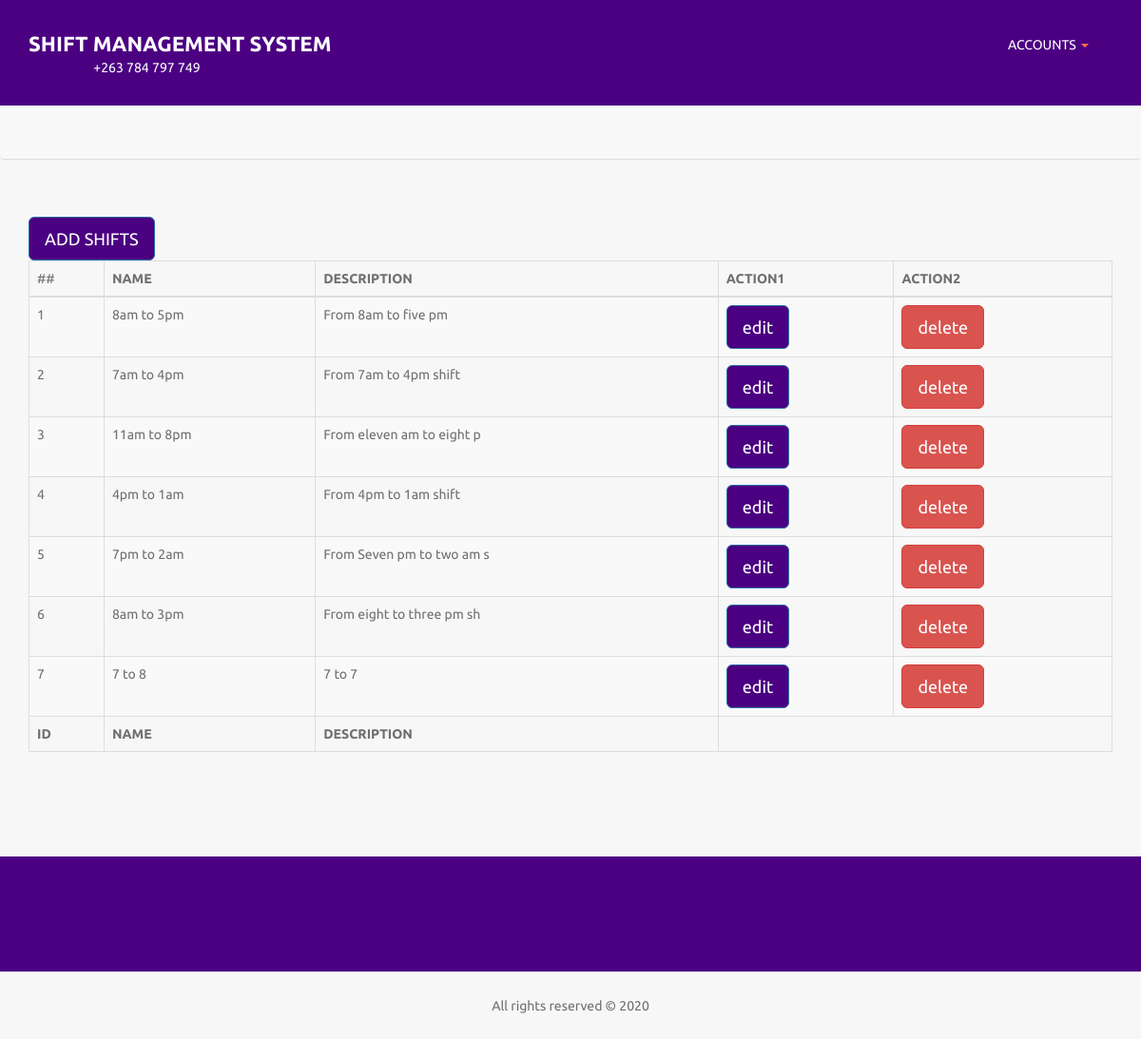
Screenshot of /shiftrecords/ with the database file from the repository.
### employee/models.py (models this page shows)
class Shifts(models.Model):
    name=models.CharField(max_length=25,default='')
    description=models.CharField(max_length=25,default='')
    class Meta:
        def __str__(self):
            return self.name

### employee/views.py (the view)
# urls.py: url(r'shiftrecords/',views.shiftrecords,name="shiftrecords"),
def shiftrecords(request):
    if request.method=="GET":
        shiftrecords=Shifts.objects.all()
        context={
            'shifts':shiftrecords
        }
        return render(request, 'employee/shiftrecords.html', context)

### employee/templates/employee/shiftrecords.html
{% extends 'base.html'%}
{% load static %}
{% load crispy_forms_tags %}
{% block content %}
 {% if shifts %}
    <div class="avt-post-wrapper section">
        <div class="container">
             <td><a href="{% url 'post-shiftrecords'%}" class="btn btn-primary btn-lg" style="background-color:indigo;">ADD SHIFTS</a></td>
        </div>
        <div class="container">
            <table id="example" class="table table-striped table-bordered" style="width:100%">
                <thead class="bg-secondary">
                    <tr>
                <td>##</td>
                <th>NAME</th>
                <th>DESCRIPTION</th>
                <th>ACTION1</th>
                     <th>ACTION2</th>
                    </tr>
                </thead>
                <tbody>
                  {% for shift in shifts%}
                  <tr>
                    <td>{{ shift.id }}</td>
                    <td>{{ shift.name }}</td>
                    <td>{{ shift.description }}</td>
                    <td><a href="{% url 'home'%}" class="btn btn-primary btn-lg" style="background-color:indigo;">edit</a></td>
                    <td><a href="{% url 'home'%}" class="btn btn-danger btn-lg">delete</a></td>
                </tr>
                  {% endfor %}
                </tbody>
                <tfoot>
                    <tr>
                        <th>ID</th>
                        <th>NAME</th>
                        <th>DESCRIPTION</th>
                    </tr>
                </tfoot>
            </table>
        </div>
    </div>
        {% else %}
            <strong>No shifts yet</strong>
        {% endif %}
{%endblock%}

### templates/base.html (shortened to what this page needs)
{% load static %}
<!DOCTYPE html>
<html lang="en">
<head>
  <link rel="stylesheet" href="https://maxcdn.bootstrapcdn.com/bootstrap/3.3.6/css/bootstrap.min.css"
>
  <link rel="stylesheet" href="https://cdnjs.cloudflare.com/ajax/libs/font-awesome/4.5.0/css/font-awesome.min.css">
  <link rel="stylesheet" href="https://cdnjs.cloudflare.com/ajax/libs/animate.css/3.5.1/animate.css"
 />
  <link rel="stylesheet" href="https://cdnjs.cloudflare.com/ajax/libs/owl-carousel/1.3.3/owl.carousel.css">
  <link rel="stylesheet" href="https://cdn.datatables.net/1.10.21/css/dataTables.bootstrap.min.css">
</head>
<body>
  {% include 'nav.html'%}
  {% block content %}
  {% endblock%}
  <footer id="footer">
    <div class="footer-top section">
      <div class="container">
        <div class="row">
          <div class="col-sm-4">
          </div>
        </div>
      </div>
    </div>
    <div class="footer-bottom clearfix">
      <div class="container">
        <div class="row">
          <div class="col-sm-12">
            <p align="center">All rights reserved &copy; 2020 </p>
          </div>
        </div>
      </div>
    </div>
  </footer>
</body>
</html>

### templates/nav.html (shortened to what this page needs)
<header id="header" class="clearfix">
  <nav class="navbar navbar-default">
    <div class="topbar">
      <div class="container">
        <div class="row">
          <div class="col-sm-4">
            <ul class="list-inline">
            <li>
                  <strong
                    ><a href="{% url 'employees'%}"
                       style="font-size:22px;">SHIFT MANAGEMENT SYSTEM</a
                    ></strong
                  >
                </li>
              <li>
                <span style="color: white !important"
                  ><i class="fa fa-envelope-o text-white"></i
                ></span>
              </li>
              <li>
                <span style="color: white !important"
                  ><i class="fa fa-phone"></i
                ></span>
                +263 784 797 749
              </li>
            </ul>
          </div>
          <div class="col-sm-8">
            <div class="user-section">
            {% if user.is_authenticated %}
              <ul class="list-line">
                <li>
                  <strong
                    ><a href="{% url 'employees'%}"
                      >EMPLOYEES</a
                    ></strong
                  >
                </li>
                <li>
                  <strong
                    ><a href="{% url 'departments'%}"
                      >DEPARTMENTS</a
                    ></strong
                  >
                </li>
                    <li>
                  <strong
                    ><a href="{% url 'shiftrecords'%}"
                      >SHIFTS</a
                    ></strong
                  >
                </li>
                 <li>
                  <strong
                    ><a href="{% url 'employeeshiftrecords'%}"
                      >EMLOYEE SHIFTS</a
                    ></strong
                  >
                </li>
                 <li>
                  <strong
                    ><a href="{% url 'logout'%}"
                      >LOGOUT</a
                    ></strong
                  >
                </li>
              </ul>
              {% else %}
              <li class="dropdown"><a href="javascript:void(0);" class="dropdown-toggle"
                data-toggle="dropdown">ACCOUNTS
                <span class="caret"></span></a>
              </li>
              {% endif %}
            </div>
          </div>
        </div>
      </div>
    </div>
    <div class="container">
      <div class="navbar-header">
        <a class="navbar-brand" href="{% url 'home'%}">
        </a>
      </div>
        </div>
  </nav>
</header>

### templates/base.html (style rules this page uses)
html, body { font-family: ubuntu, sans-serif; font-weight: 400; color: #6f6f6f; overflow-x: hidden; -webkit-font-smoothing: antialiased; background-color: #f7f7f7 }
ul { margin: 0; padding: 0; list-style: none }
a { font-family: ubuntu, sans-serif; color: #ff7043 }
a, a:hover, a:focus, input:focus { text-decoration: none; outline: none; color: #ff7043 }
.section { padding: 60px 0; margin-bottom: 30px }
a, .topbar a, .btn.btn-primary, .carousel-control, .top-social li a, .entry-content .entry-title a, .entry-meta span a, .date, .entry-thubmnail img, .footer-widget a, .item-title h3 a, .filter-list .list-group li a, .product-social a, .item-image img, .tab-view li, .nav-tabs>li a, .item-image .left-control, .item-image .right-control { -webkit-transition: all .3s ease-in-out; -moz-transition: all .3s ease-in-out; -ms-transition: all .3s ease-in-out; -o-transition: all .3s ease-in-out; transition: all .3s ease-in-out }
#header .navbar-default { border-top: none; border-bottom: 1px solid #ddd; border-left: 0; border-right: 0 }
.navbar-brand { margin-top: 6px }
.navbar { margin: 0 }
.topbar { background-color: indigo; padding: 30px 0; color: white; }
.topbar li { margin-right: 20px }
.topbar li span { margin-right: 5px; color: #ff7043 }
.topbar a { color: #fff }
.user-section { float: right; margin-top: -3px }
.user-section li { display: inline-block; margin-top: 10px; margin-left: 15px }
.user-section li a { color: white; font-size: 14px }
#footer .section { margin-bottom: 0 }
#footer .footer-top { background-color: indigo; color: #a0a0a0 }
#footer .footer-bottom { background-color: #f7f7f7; padding: 25px 0 15px; border-top: 1px solid #f1f1f1 }

### rows the page displays
Shifts: id "1", name "8am to 5pm", description "From 8am to five pm"
Shifts: id "2", name "7am to 4pm", description "From 7am to 4pm shift"
Shifts: id "3", name "11am to 8pm", description "From eleven am to eight p"
Shifts: id "4", name "4pm to 1am", description "From 4pm to 1am shift"
Shifts: id "5", name "7pm to 2am", description "From Seven pm to two am s"
Shifts: id "6", name "8am to 3pm", description "From eight to three pm sh"
Shifts: id "7", name "7 to 8", description "7 to 7"
